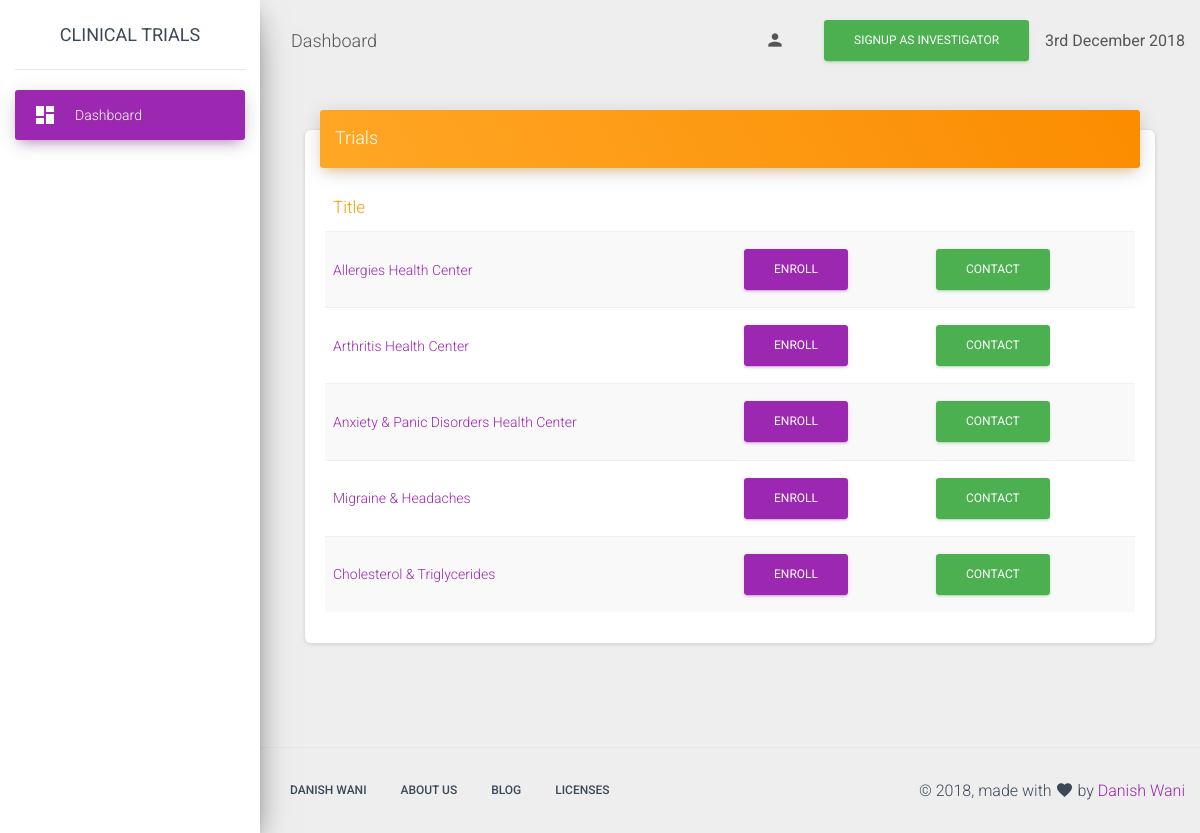
The app's page /, older data.
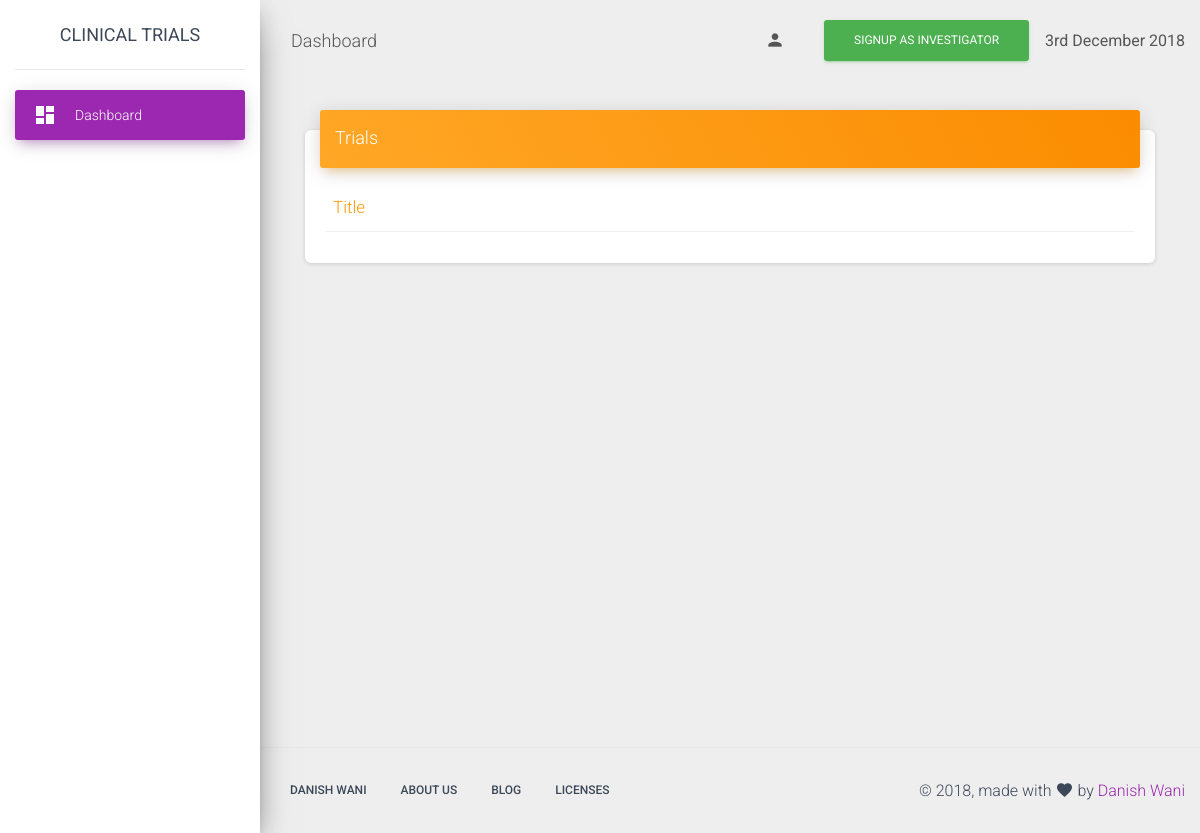
The same page, newer data.
### trialapp/models.py (models this page shows, shortened)
class Trial(models.Model):
    title = models.CharField(max_length=100,primary_key=True)
    description = models.TextField()
    country = models.ForeignKey('Country', on_delete=models.SET_NULL, null=True)
    city = models.ForeignKey('City', on_delete=models.SET_NULL, null=True)
    creator = models.ForeignKey(User,on_delete=models.CASCADE)

### trialapp/views.py (the view)
# urls.py: path('',views.home,name='home'),
def home(request):
    trials = Trial.objects.all()
    return render(request,'trialapp/dashboardnew.html',{'trials':trials})

### trialapp/templates/trialapp/dashboardnew.html (shortened to what this page needs)
{% extends 'trialapp/base.html' %}
              {% block navbar %}
              {% if request.user.is_authenticated %}
                <li class="nav-item">
                Username: {{request.user}}
              </li>
              <li class="nav-item">
                <a class="nav-link" href="{% url 'logout' %}">
                  <input type="submit" value="Log Out" class="btn btn-danger " data-toggle = "tooltip" title="Logout"> </a>
              </li>
              </li>
              {% else%}
                 <li class="nav-item">
                <a class="nav-link" href="{% url 'login' %}" data-toggle = "tooltip" title="Login">
                  <i class="material-icons">person</i>
                </a>
              </li>
                <li class="nav-item">
                <a class="nav-link" href="{% url 'signup' %}">
                  <input type="submit" value="Signup As Investigator" class="btn btn-success " data-toggle = "tooltip" title="Signup"> </a>
              </li>
              {% endif %}
              {% endblock navbar%}
 {% block content %}
          <div class=" col-md-12">
              <div class="card">
                <div class="card-header card-header-warning">
                  <h4 class="card-title">Trials</h4>
                </div>
                <div class="card-body table-responsive">
                  <table class="table table-striped">
                    <thead class="text-warning">
                      <th>Title</th>
                      <th> </th>
                      <th> </th>
                    </thead>
                    <tbody>
                      {% for t in trials %}
                      <form method="post">
                      <tr>
                        <td><a href="{% url 'trial_detail' title=t.title %}">{{t.title}}</a></td>
                        <td><input type="submit" value="Enroll" class="btn btn-primary" formaction="{% url 'enroll' title=t.title%}"></a></td>
					    <td><input type="submit" value="Contact" class="btn btn-success " formaction="{% url 'contact' title=t.title%}"></a></td>
                      </tr>
                      </form>
                      {% endfor %}
                    </tbody>
                  </table>
                </div>
              </div>
            </div>
  {% endblock content %}

### trialapp/templates/trialapp/base.html (shortened to what this page needs)
<!DOCTYPE html>
<html lang="en">
{% load static %}
<head>
  <link rel="stylesheet" href="https://maxcdn.bootstrapcdn.com/font-awesome/latest/css/font-awesome.min.css">
  <link href="{% static 'trialapp/assets/css/material-dashboard.css' %}" rel="stylesheet" />
</head>
<body class="">
  <div class="wrapper ">
    <div class="sidebar" data-color="purple" data-background-color="white">
      <div class="logo">
        <a href="#" class="simple-text logo-normal">
          Clinical Trials
        </a>
      </div>
      <div class="sidebar-wrapper">
        <ul class="nav">
          <li class="nav-item active  ">
            <a class="nav-link" href="{% url 'home' %}">
              <i class="material-icons">dashboard</i>
              <p>Dashboard</p>
            </a>
          </li>
        </ul>
      </div>
    </div>
    <div class="main-panel">
      <nav class="navbar navbar-expand-lg navbar-transparent navbar-absolute fixed-top ">
        <div class="container-fluid">
          <div class="navbar-wrapper">
            {% block header %}<a class="navbar-brand" href="#pablo">Dashboard</a> {% endblock header%}
          </div>
          <div class="collapse navbar-collapse justify-content-end">
            <ul class="navbar-nav">
                {% block navbar%}{% endblock navbar%}
              <div class="float-right"><b>{% now "jS F Y" %}</b></div>
            </ul>
          </div>
        </div>
      </nav>
      <div class="content">
        <div class="container-fluid">
          {% block content%}  {% endblock%}
        </div>
      </div>
      <footer class="footer">
        <div class="container-fluid">
          <nav class="float-left">
            <ul>
              <li>
                <a href="https://github.com/danish-wani">
                  Danish Wani
                </a>
              </li>
              {% block footer%}
                <li>
                <a href="https://github.com/danish-wani">
                  About Us
                </a>
              </li>
              <li>
                <a href="https://github.com/danish-wani">
                  Blog
                </a>
              </li>
              <li>
                <a href="https://github.com/danish-wani">
                  Licenses
                </a>
              </li>
              {% endblock footer %}
            </ul>
          </nav>
          <div class="copyright float-right">
            &copy;
            , made with <i class="material-icons">favorite</i> by
            <a href="https://github.com/danish-wani" target="_blank">Danish Wani</a>
          </div>
        </div>
      </footer>
    </div>
  </div>
</body>
</html>

Row changes from the older to the newer data that the page shows:
removed Trial: title "Allergies Health Center", title "Enroll", title "Contact"
removed Trial: title "Arthritis Health Center", title "Enroll", title "Contact"
removed Trial: title "Anxiety & Panic Disorders Health Center", title "Enroll", title "Contact"
removed Trial: title "Migraine & Headaches", title "Enroll", title "Contact"
removed Trial: title "Cholesterol & Triglycerides", title "Enroll", title "Contact"
